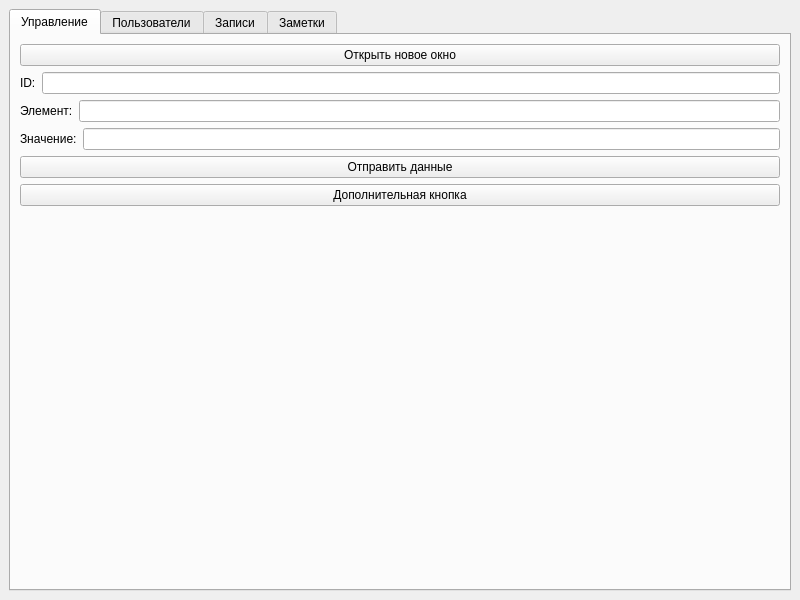
<?xml version="1.0" encoding="UTF-8"?>
<ui version="4.0">
 <class>AdminWindow</class>
 <widget class="QMainWindow" name="AdminWindow">
  <property name="geometry">
   <rect>
    <x>0</x>
    <y>0</y>
    <width>800</width>
    <height>600</height>
   </rect>
  </property>
  <property name="windowTitle">
   <string>Панель администратора</string>
  </property>
  <widget class="QWidget" name="centralwidget">
   <layout class="QVBoxLayout" name="verticalLayout">
    <item>
     <widget class="QTabWidget" name="tabWidget">
      <property name="currentIndex">
       <number>0</number>
      </property>
      <widget class="QWidget" name="tab">
       <attribute name="title">
        <string>Управление</string>
       </attribute>
       <layout class="QVBoxLayout" name="verticalLayout_2">
        <item>
         <widget class="QPushButton" name="openWindowBtn">
          <property name="text">
           <string>Открыть новое окно</string>
          </property>
         </widget>
        </item>
        <item>
         <layout class="QVBoxLayout" name="formLayout">
          <item>
           <layout class="QHBoxLayout" name="horizontalLayout">
            <item>
             <widget class="QLabel" name="label">
              <property name="text">
               <string>ID:</string>
              </property>
             </widget>
            </item>
            <item>
             <widget class="QLineEdit" name="idEdit"/>
            </item>
           </layout>
          </item>
          <item>
           <layout class="QHBoxLayout" name="horizontalLayout_2">
            <item>
             <widget class="QLabel" name="label_2">
              <property name="text">
               <string>Элемент:</string>
              </property>
             </widget>
            </item>
            <item>
             <widget class="QLineEdit" name="elementEdit"/>
            </item>
           </layout>
          </item>
          <item>
           <layout class="QHBoxLayout" name="horizontalLayout_3">
            <item>
             <widget class="QLabel" name="label_3">
              <property name="text">
               <string>Значение:</string>
              </property>
             </widget>
            </item>
            <item>
             <widget class="QLineEdit" name="valueEdit"/>
            </item>
           </layout>
          </item>
         </layout>
        </item>
        <item>
         <widget class="QPushButton" name="submitBtn">
          <property name="text">
           <string>Отправить данные</string>
          </property>
         </widget>
        </item>
        <item>
         <widget class="QPushButton" name="extraBtn">
          <property name="text">
           <string>Дополнительная кнопка</string>
          </property>
         </widget>
        </item>
        <item>
         <spacer name="verticalSpacer">
          <property name="orientation">
           <enum>Qt::Vertical</enum>
          </property>
          <property name="sizeHint" stdset="0">
           <size>
            <width>20</width>
            <height>40</height>
           </size>
          </property>
         </spacer>
        </item>
       </layout>
      </widget>
      <widget class="QWidget" name="tab_2">
       <attribute name="title">
        <string>Пользователи</string>
       </attribute>
       <layout class="QVBoxLayout" name="verticalLayout_3">
        <item>
         <widget class="QListWidget" name="usersList"/>
        </item>
        <item>
         <widget class="QPushButton" name="addUserBtn">
          <property name="text">
           <string>Добавить пользователя</string>
          </property>
         </widget>
        </item>
       </layout>
      </widget>
      <widget class="QWidget" name="tab_3">
       <attribute name="title">
        <string>Записи</string>
       </attribute>
       <layout class="QVBoxLayout" name="verticalLayout_4">
        <item>
         <widget class="QListWidget" name="bigElementsList"/>
        </item>
       </layout>
      </widget>
      <widget class="QWidget" name="tab_4">
       <attribute name="title">
        <string>Заметки</string>
       </attribute>
       <layout class="QVBoxLayout" name="verticalLayout_5">
        <item>
         <widget class="QListWidget" name="notesList"/>
        </item>
       </layout>
      </widget>
     </widget>
    </item>
   </layout>
  </widget>
 </widget>
 <resources/>
 <connections/>
</ui>
